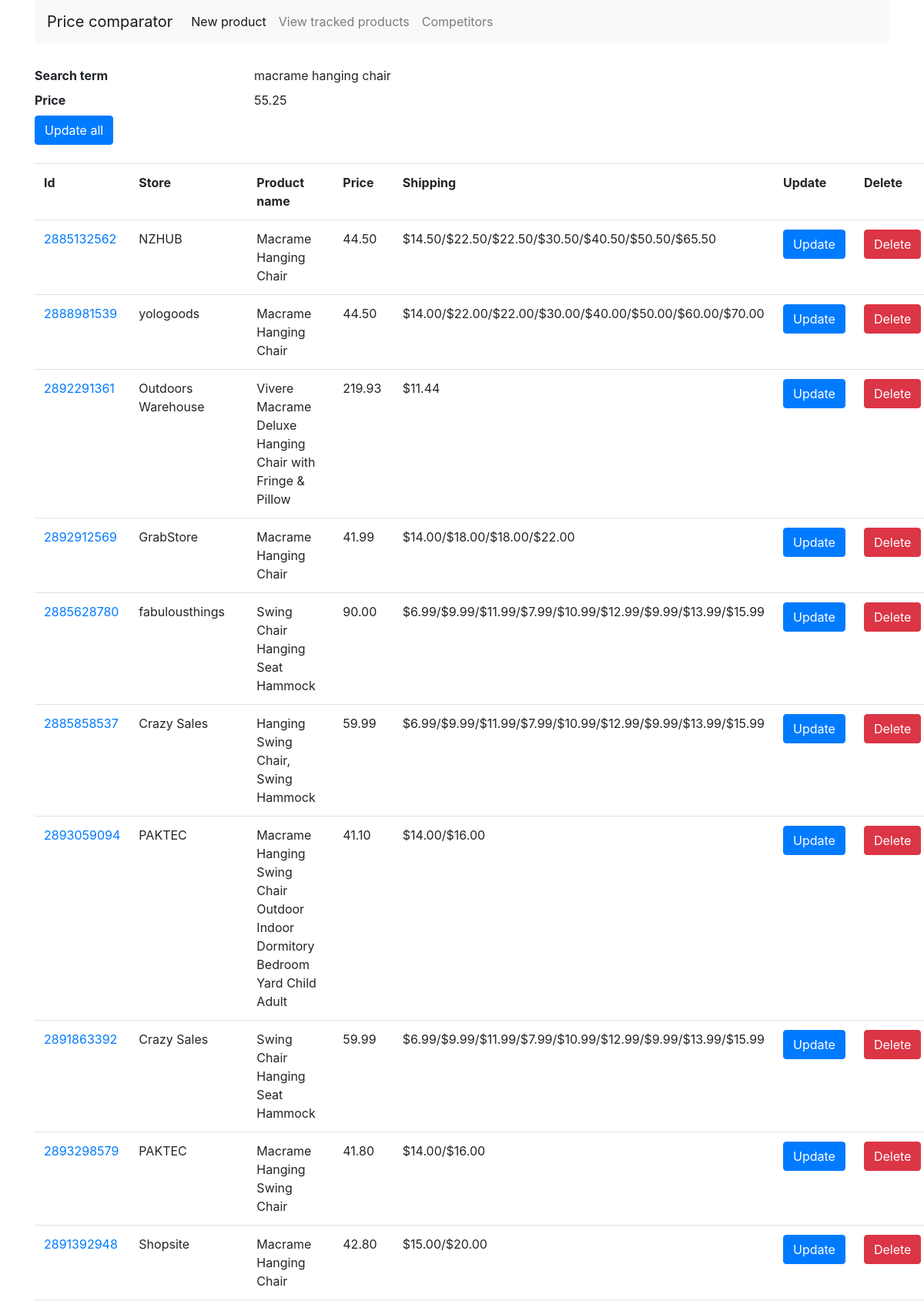
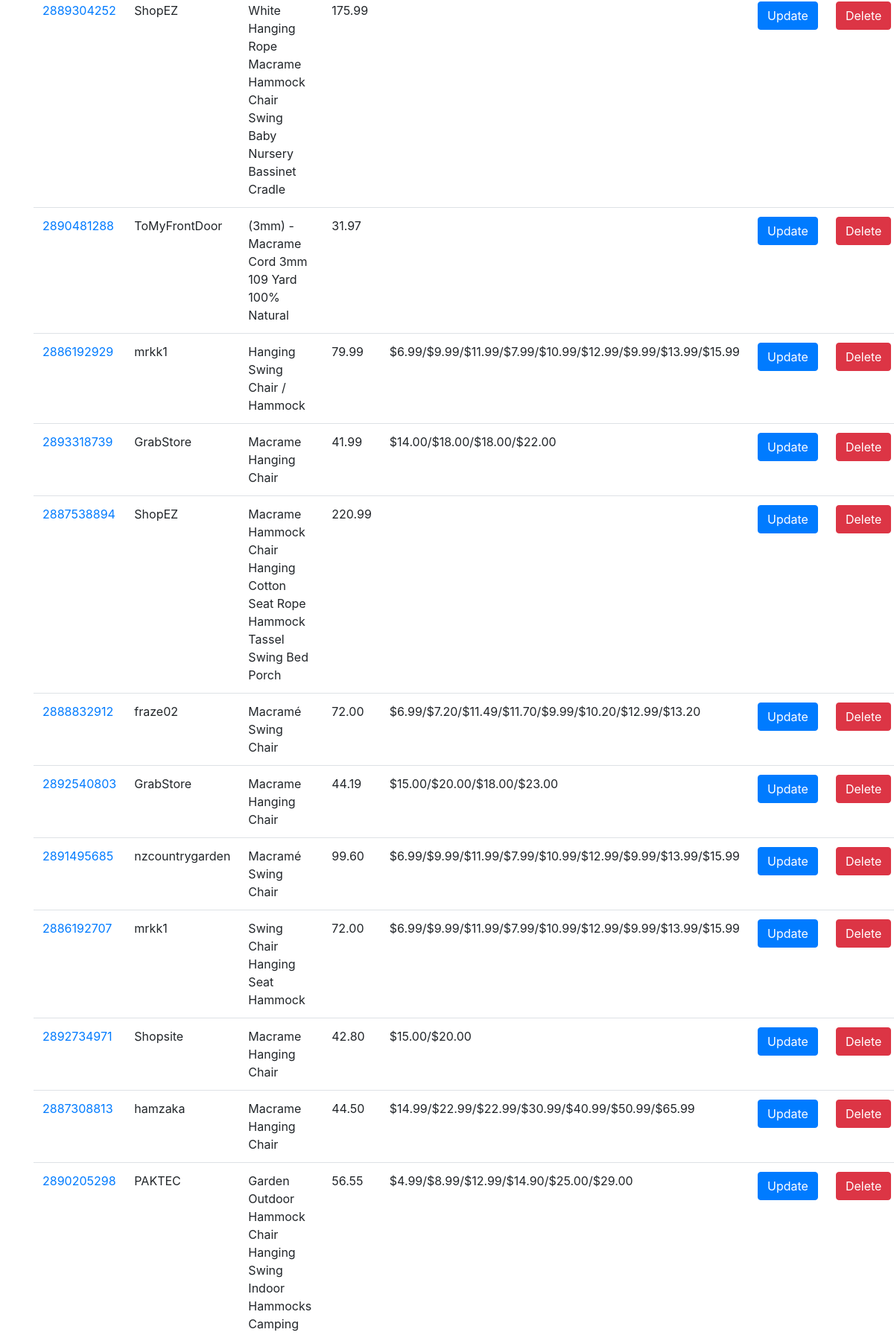
/related_products?search_id=1 (upper part), run on the app's committed database (2 pictures, top to bottom).
### app.py (models this page shows)
class Search(db.Model):
	id = db.Column(db.Integer, primary_key=True, autoincrement=True)
	search = db.Column(db.String(200), nullable=False)
	price = db.Column(db.Numeric(10,2))
	tacked_products = db.relationship('TrackedProduct', backref='Seach', lazy=True)

class TrackedProduct(db.Model):
	id = db.Column(db.Integer, primary_key=True, autoincrement=True)
	name = db.Column(db.String(200), nullable=False)
	product_id = db.Column(db.String(200), nullable=False)
	seller = db.Column(db.String(200), nullable=False)
	url = db.Column(db.String(1200), nullable=False)
	shipping = db.Column(db.String(1200), nullable=False)
	price = db.Column(db.Numeric(10,2))
	search_id = db.Column(db.Integer, db.ForeignKey('search.id'), nullable=False)

### app.py (the view)
@app.route('/related_products', methods=['GET'])
def search_products():
	sid = request.args.get('search_id')
	search = Search.query.filter_by(id=sid).first()
	return render_template('related_products.html', search=search)

### templates/related_products.html
{% extends "base.html" %}
{% block content %}
	<div>
	<dl class="row">
		<dt class="col-sm-3">Search term </dt>
		<dd class="col-sm-9">{{search.search}}</dd>
		<dt class="col-sm-3">Price</dt>
		<dd class="col-sm-9"> {{search.price}} </dd>
		<dd class="col-sm-9"><button class="btn btn-primary">Update all</button>  </dd>
	</dl>
	<table class="table">
		<tr>
			<th>Id</th>
		 	<th>Store</th>
			<th>Product name</th>
			<th>Price</th>
			<th>Shipping</th>
			<th>Update</th>
			<th>Delete</th>
		</tr>
		{% for product in search.tacked_products %}
		<tr>
			<td><a href="{{product.url}}"> {{product.product_id}} </a></td>
		 	<td>{{product.seller}}</td>
			<td>{{product.name}}</td>
			<td>{{product.price}}</td>
			<td>{{product.shipping}}</td>
			<td><button class="btn btn-primary">Update</button></td>
			<td><button class="btn btn-danger">Delete</button></td>
		</tr>
	{% endfor %}
	</table>
	</div>
{% endblock %}

### data on the page
Search: search "macrame hanging chair", price "55.25"
TrackedProduct: product_id "2885132562", seller "NZHUB", name "Macrame Hanging Chair", price "44.50", shipping "$14.50/$22.50/$22.50/$30.50/$40.50/$50.50/$65.50"
TrackedProduct: product_id "2888981539", seller "yologoods", name "Macrame Hanging Chair", price "44.50", shipping "$14.00/$22.00/$22.00/$30.00/$40.00/$50.00/$60.00/$70.00"
TrackedProduct: product_id "2892291361", seller "Outdoors Warehouse", name "Vivere Macrame Deluxe Hanging Chair with Fringe & Pillow", price "219.93", shipping "$11.44"
TrackedProduct: product_id "2892912569", seller "GrabStore", name "Macrame Hanging Chair", price "41.99", shipping "$14.00/$18.00/$18.00/$22.00"
TrackedProduct: product_id "2885628780", seller "fabulousthings", name "Swing Chair Hanging Seat Hammock", price "90.00", shipping "$6.99/$9.99/$11.99/$7.99/$10.99/$12.99/$9.99/$13.99/$15.99"
TrackedProduct: product_id "2885858537", seller "Crazy Sales", name "Hanging Swing Chair, Swing Hammock", price "59.99", shipping "$6.99/$9.99/$11.99/$7.99/$10.99/$12.99/$9.99/$13.99/$15.99"
TrackedProduct: product_id "2893059094", seller "PAKTEC", name "Macrame Hanging Swing Chair Outdoor Indoor Dormitory Bedroom Yard Child Adult", price "41.10", shipping "$14.00/$16.00"
TrackedProduct: product_id "2891863392", seller "Crazy Sales", name "Swing Chair Hanging Seat Hammock", price "59.99", shipping "$6.99/$9.99/$11.99/$7.99/$10.99/$12.99/$9.99/$13.99/$15.99"
TrackedProduct: product_id "2893298579", seller "PAKTEC", name "Macrame Hanging Swing Chair", price "41.80", shipping "$14.00/$16.00"
TrackedProduct: product_id "2891392948", seller "Shopsite", name "Macrame Hanging Chair", price "42.80", shipping "$15.00/$20.00"
TrackedProduct: product_id "2889304252", seller "ShopEZ", name "White Hanging Rope Macrame Hammock Chair Swing Baby Nursery Bassinet Cradle", price "175.99"
TrackedProduct: product_id "2890481288", seller "ToMyFrontDoor", name "(3mm) - Macrame Cord 3mm 109 Yard 100% Natural", price "31.97"
TrackedProduct: product_id "2886192929", seller "mrkk1", name "Hanging Swing Chair / Hammock", price "79.99", shipping "$6.99/$9.99/$11.99/$7.99/$10.99/$12.99/$9.99/$13.99/$15.99"
TrackedProduct: product_id "2893318739", seller "GrabStore", name "Macrame Hanging Chair", price "41.99", shipping "$14.00/$18.00/$18.00/$22.00"
TrackedProduct: product_id "2887538894", seller "ShopEZ", name "Macrame Hammock Chair Hanging Cotton Seat Rope Hammock Tassel Swing Bed Porch", price "220.99"
TrackedProduct: product_id "2888832912", seller "fraze02", name "Macramé Swing Chair", price "72.00", shipping "$6.99/$7.20/$11.49/$11.70/$9.99/$10.20/$12.99/$13.20"
TrackedProduct: product_id "2892540803", seller "GrabStore", name "Macrame Hanging Chair", price "44.19", shipping "$15.00/$20.00/$18.00/$23.00"
TrackedProduct: product_id "2891495685", seller "nzcountrygarden", name "Macramé Swing Chair", price "99.60", shipping "$6.99/$9.99/$11.99/$7.99/$10.99/$12.99/$9.99/$13.99/$15.99"
TrackedProduct: product_id "2886192707", seller "mrkk1", name "Swing Chair Hanging Seat Hammock", price "72.00", shipping "$6.99/$9.99/$11.99/$7.99/$10.99/$12.99/$9.99/$13.99/$15.99"
TrackedProduct: product_id "2892734971", seller "Shopsite", name "Macrame Hanging Chair", price "42.80", shipping "$15.00/$20.00"
TrackedProduct: product_id "2887308813", seller "hamzaka", name "Macrame Hanging Chair", price "44.50", shipping "$14.99/$22.99/$22.99/$30.99/$40.99/$50.99/$65.99"
TrackedProduct: product_id "2890205298", seller "PAKTEC", name "Garden Outdoor Hammock Chair Hanging Swing Indoor Hammocks Camping", price "56.55", shipping "$4.99/$8.99/$12.99/$14.90/$25.00/$29.00"
